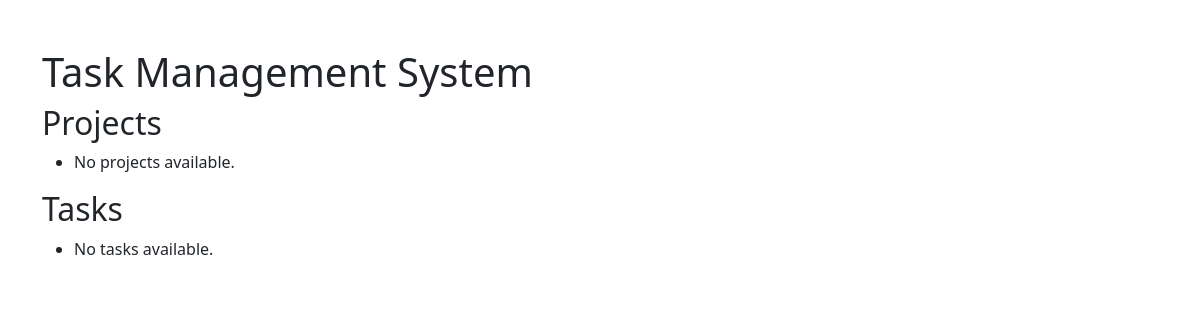
Before: /template/ with the older database file.
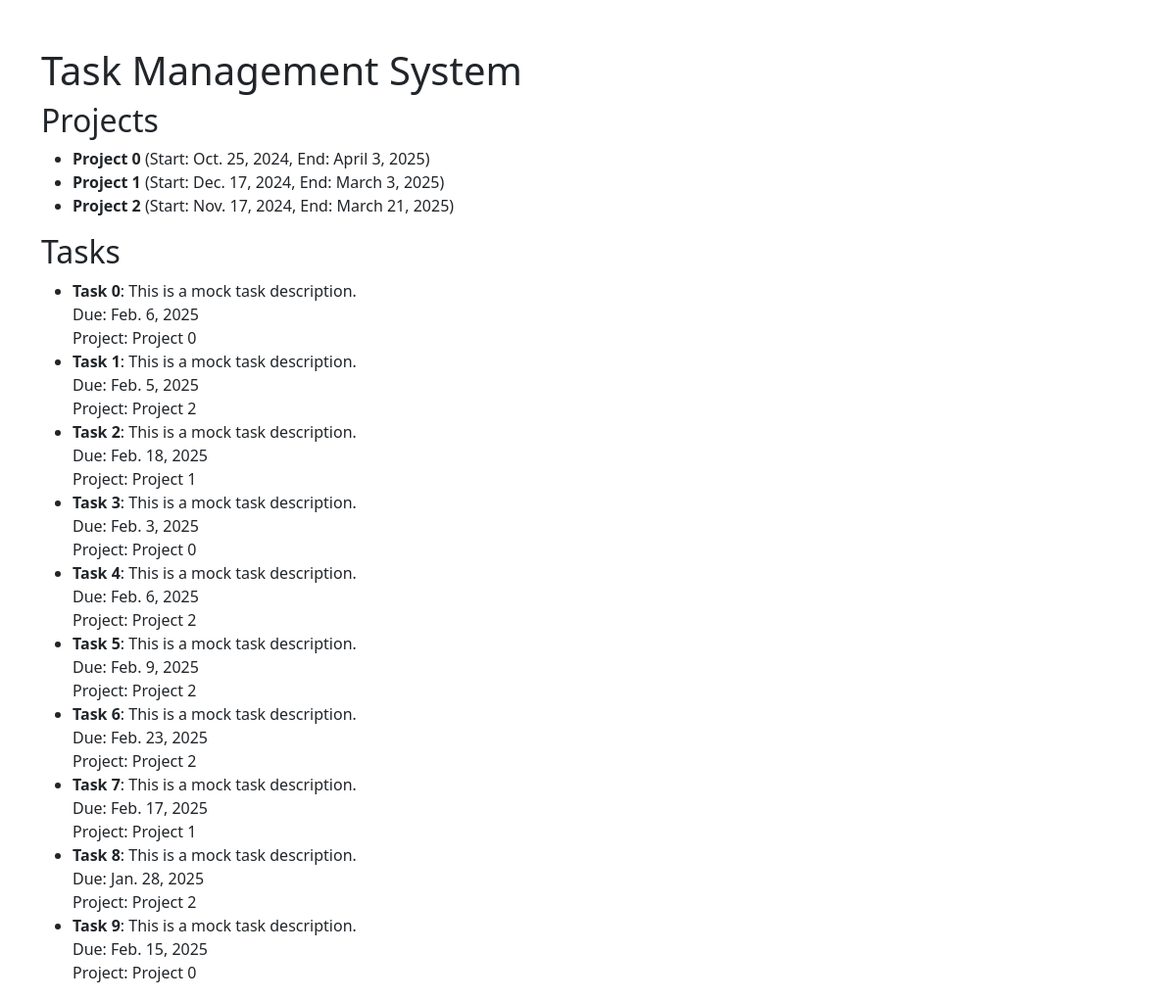
After: the same page with the newer database file.
### core/models.py (models this page shows)
class Project(models.Model):
    name = models.CharField(max_length=100)
    start_date = models.DateField()
    end_date = models.DateField()

class Task(models.Model):
    title = models.CharField(max_length=100)
    description = models.TextField()
    due_date = models.DateField()
    project = models.ForeignKey(Project, on_delete=models.CASCADE)

### core/views.py (the view)
# urls.py: path('template/', task_management_view, name='task_management'),
def task_management_view(request):
    projects = Project.objects.all()
    tasks = Task.objects.all()
    context = {
        'projects': projects,
        'tasks': tasks,
    }
    return render(request, 'core/index.html', context)

### core/templates/core/index.html (shortened to what this page needs)
<!DOCTYPE html>
<html>
<head>
    <link rel="stylesheet" href="https://cdn.jsdelivr.net/npm/bootstrap@5.3.0/dist/css/bootstrap.min.css">
</head>
<body>
    <div class="container mt-5">
        <h1>Task Management System</h1>
        <h2>Projects</h2>
        <ul>
            {% for project in projects %}
                <li>
                    <strong>{{ project.name }}</strong>
                    (Start: {{ project.start_date }}, End: {{ project.end_date }})
                </li>
            {% empty %}
                <li>No projects available.</li>
            {% endfor %}
        </ul>
        <h2>Tasks</h2>
        <ul>
            {% for task in tasks %}
                <li>
                    <strong>{{ task.title }}</strong>: {{ task.description }}
                    <br>Due: {{ task.due_date }}
                    <br>Project: {{ task.project.name }}
                </li>
            {% empty %}
                <li>No tasks available.</li>
            {% endfor %}
        </ul>
    </div>
</body>
</html>

Changed rows visible on the page:
added Project: name "Project 0", start_date "Oct. 25, 2024", end_date "April 3, 2025"
added Project: name "Project 1", start_date "Dec. 17, 2024", end_date "March 3, 2025"
added Project: name "Project 2", start_date "Nov. 17, 2024", end_date "March 21, 2025"
added Task: title "Task 0", description "This is a mock task description.", due_date "Feb. 6, 2025", project.name "Project 0"
added Task: title "Task 1", description "This is a mock task description.", due_date "Feb. 5, 2025", project.name "Project 2"
added Task: title "Task 2", description "This is a mock task description.", due_date "Feb. 18, 2025", project.name "Project 1"
added Task: title "Task 3", description "This is a mock task description.", due_date "Feb. 3, 2025", project.name "Project 0"
added Task: title "Task 4", description "This is a mock task description.", due_date "Feb. 6, 2025", project.name "Project 2"
added Task: title "Task 5", description "This is a mock task description.", due_date "Feb. 9, 2025", project.name "Project 2"
added Task: title "Task 6", description "This is a mock task description.", due_date "Feb. 23, 2025", project.name "Project 2"
added Task: title "Task 7", description "This is a mock task description.", due_date "Feb. 17, 2025", project.name "Project 1"
added Task: title "Task 8", description "This is a mock task description.", due_date "Jan. 28, 2025", project.name "Project 2"
added Task: title "Task 9", description "This is a mock task description.", due_date "Feb. 15, 2025", project.name "Project 0"
Other visible differences:
text no longer shown: "No projects available. No tasks available."
